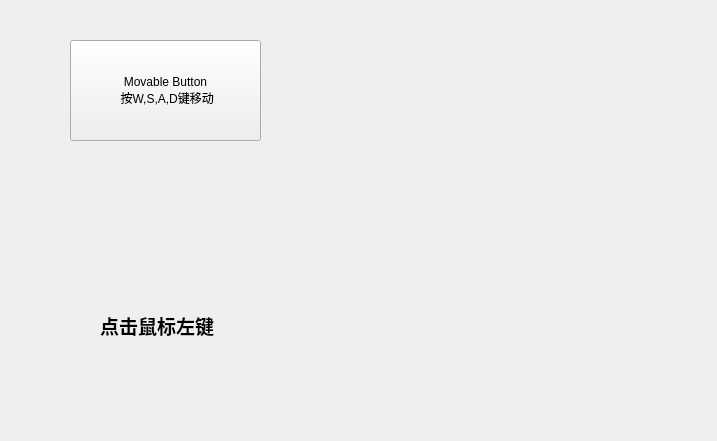
<?xml version="1.0" encoding="UTF-8"?>
<ui version="4.0">
 <class>Widget</class>
 <widget class="QWidget" name="Widget">
  <property name="geometry">
   <rect>
    <x>0</x>
    <y>0</y>
    <width>717</width>
    <height>441</height>
   </rect>
  </property>
  <property name="windowTitle">
   <string>事件demo</string>
  </property>
  <widget class="QPushButton" name="btnMove">
   <property name="geometry">
    <rect>
     <x>70</x>
     <y>40</y>
     <width>191</width>
     <height>101</height>
    </rect>
   </property>
   <property name="text">
    <string>Movable Button 
 按W,S,A,D键移动</string>
   </property>
  </widget>
  <widget class="QLabel" name="labMove">
   <property name="geometry">
    <rect>
     <x>100</x>
     <y>290</y>
     <width>181</width>
     <height>71</height>
    </rect>
   </property>
   <property name="palette">
    <palette>
     <active>
      <colorrole role="WindowText">
       <brush brushstyle="SolidPattern">
        <color alpha="255">
         <red>255</red>
         <green>0</green>
         <blue>0</blue>
        </color>
       </brush>
      </colorrole>
     </active>
     <inactive>
      <colorrole role="WindowText">
       <brush brushstyle="SolidPattern">
        <color alpha="255">
         <red>0</red>
         <green>0</green>
         <blue>0</blue>
        </color>
       </brush>
      </colorrole>
     </inactive>
     <disabled>
      <colorrole role="WindowText">
       <brush brushstyle="SolidPattern">
        <color alpha="255">
         <red>120</red>
         <green>120</green>
         <blue>120</blue>
        </color>
       </brush>
      </colorrole>
     </disabled>
    </palette>
   </property>
   <property name="font">
    <font>
     <pointsize>14</pointsize>
     <bold>true</bold>
    </font>
   </property>
   <property name="text">
    <string>点击鼠标左键</string>
   </property>
  </widget>
 </widget>
 <resources/>
 <connections/>
</ui>
